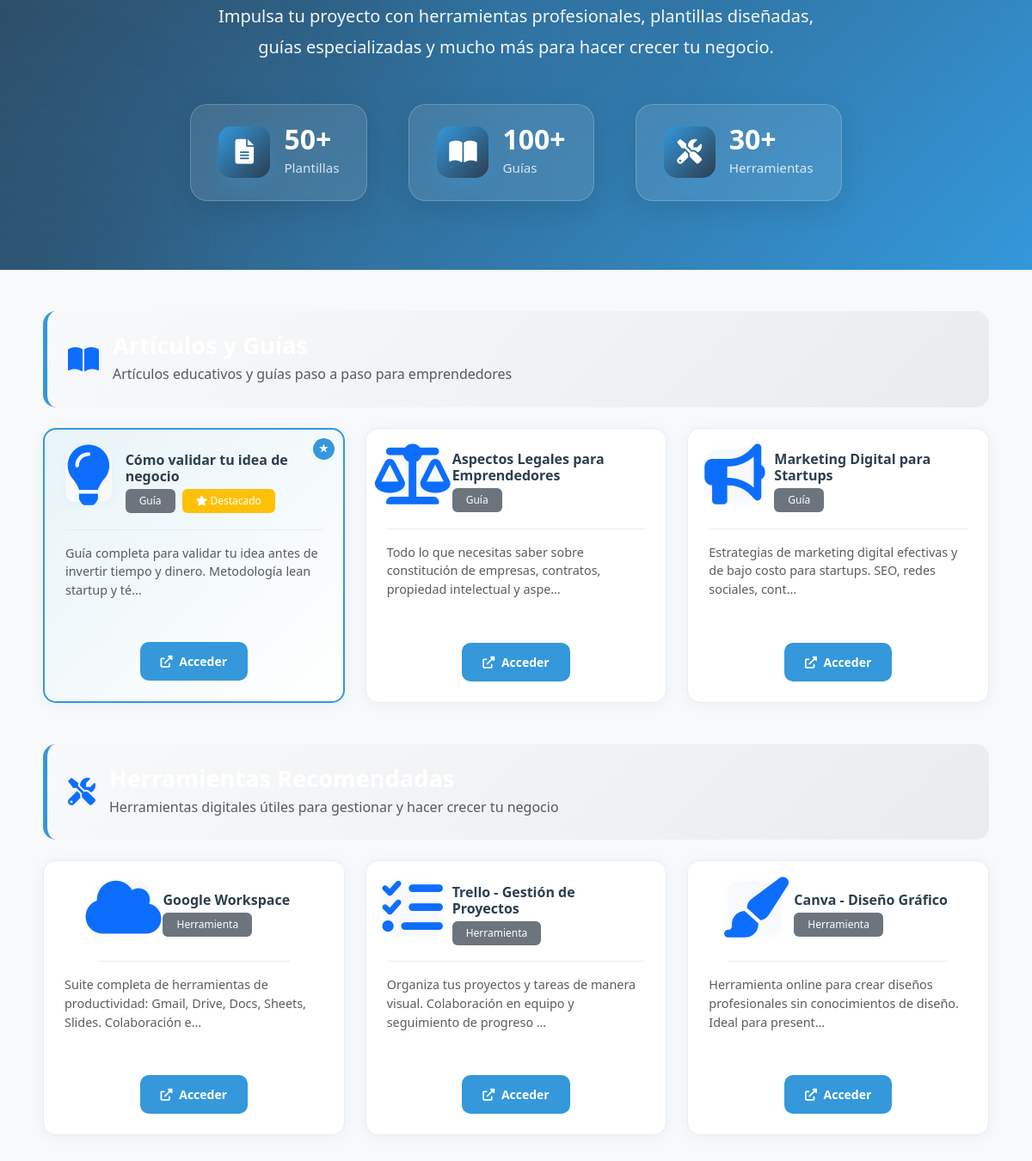
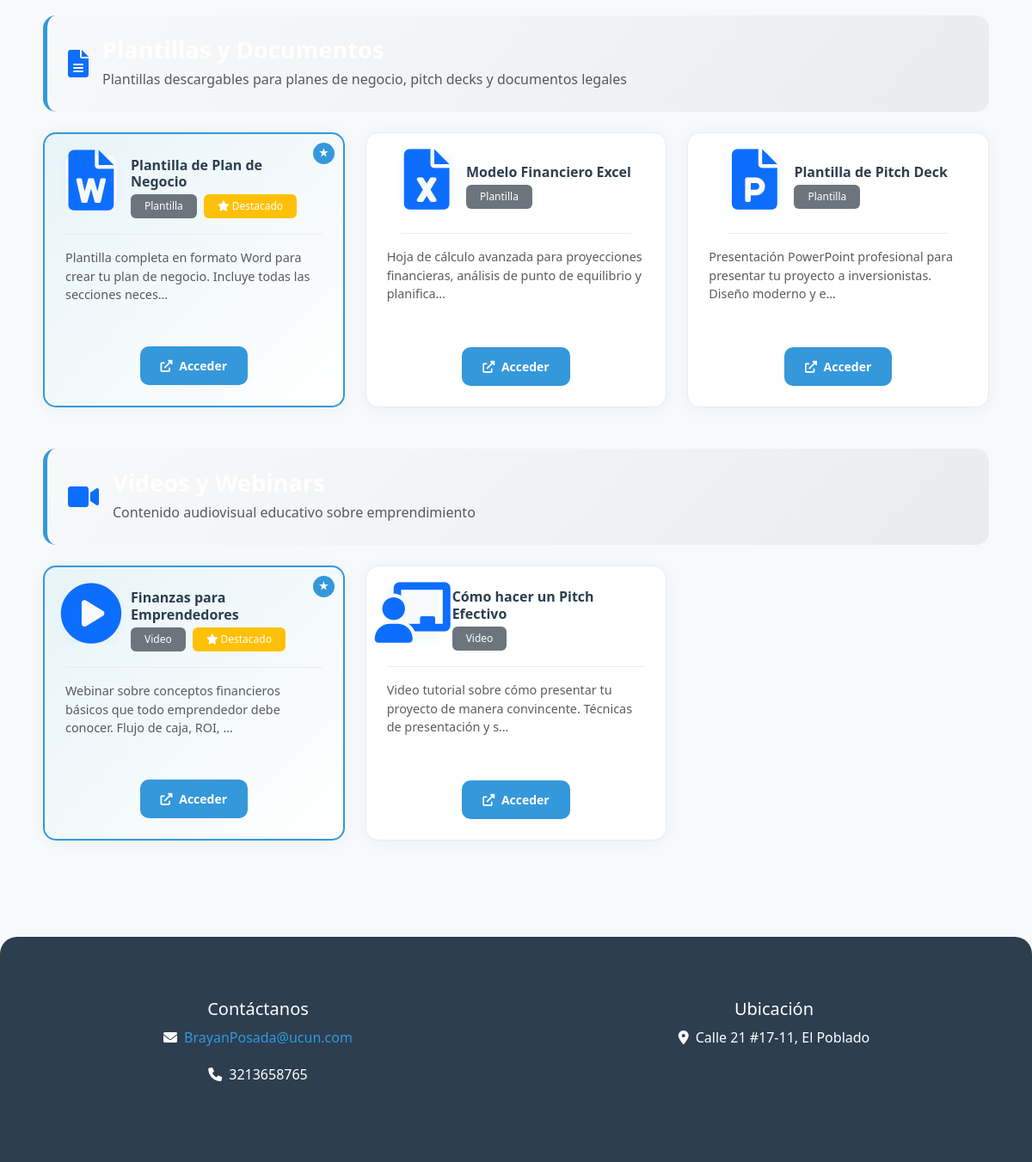
The app's page /resources/ (lower part), older data (2 pictures, top to bottom).
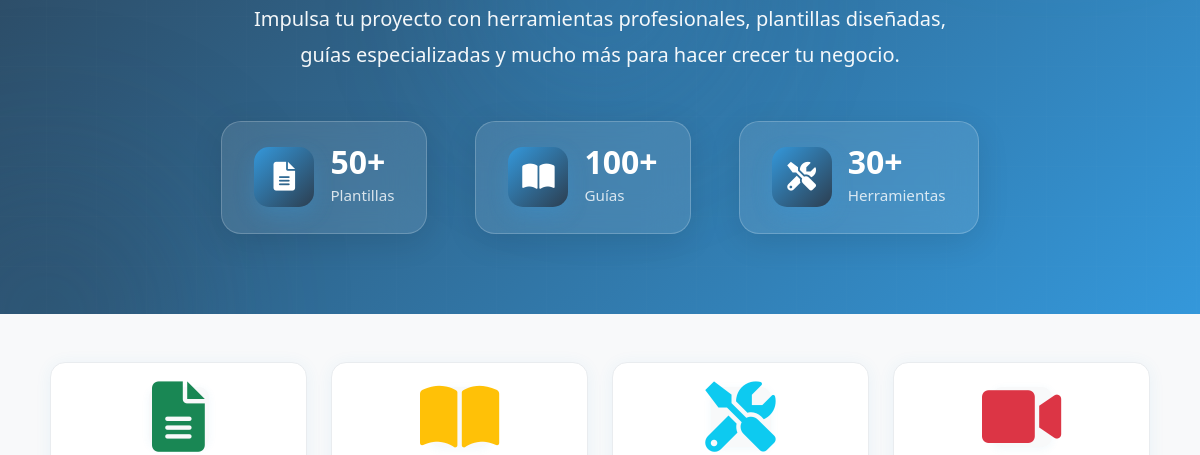
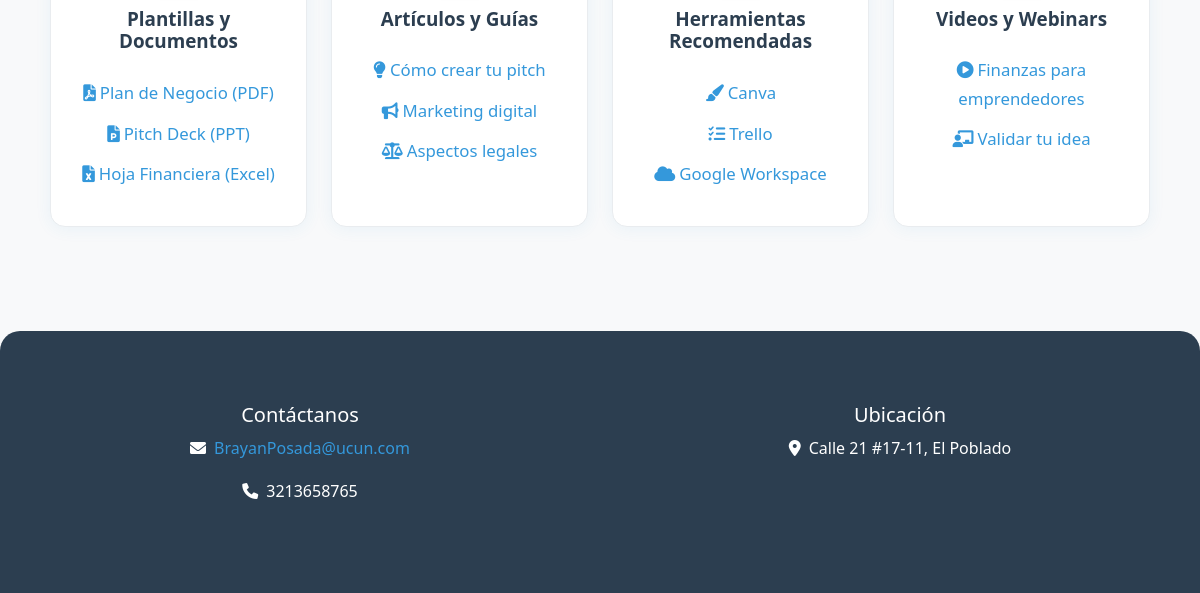
The same page, newer data (2 pictures, top to bottom).
### core/models.py (models this page shows, shortened)
class ResourceCategory(models.Model):
    name = models.CharField(max_length=100, unique=True)
    description = models.TextField(blank=True)
    icon = models.CharField(max_length=50, default='fas fa-folder')  # FontAwesome icon class
    created_at = models.DateTimeField(auto_now_add=True)
    updated_at = models.DateTimeField(auto_now=True)
    class Meta:
        verbose_name_plural = "Resource Categories"
        ordering = ['name']

class Resource(models.Model):
    RESOURCE_TYPES = (
        ('document', 'Documento'),
        ('link', 'Enlace'),
        ('video', 'Video'),
        ('tool', 'Herramienta'),
        ('template', 'Plantilla'),
        ('guide', 'Guía'),
    )
    title = models.CharField(max_length=200)
    description = models.TextField()
    resource_type = models.CharField(max_length=20, choices=RESOURCE_TYPES)
    category = models.ForeignKey(ResourceCategory, on_delete=models.CASCADE, related_name='resources')
    file = models.FileField(upload_to='resources/files/', blank=True, null=True)
    url = models.URLField(blank=True, null=True)
    icon = models.CharField(max_length=50, default='fas fa-file')  # FontAwesome icon class
    is_active = models.BooleanField(default=True)
    is_featured = models.BooleanField(default=False)  # Para destacar recursos importantes
    created_at = models.DateTimeField(auto_now_add=True)
    updated_at = models.DateTimeField(auto_now=True)
    created_by = models.ForeignKey(User, on_delete=models.CASCADE)
    class Meta:
        ordering = ['-is_featured', '-created_at']
    def get_resource_url(self):
        if self.file:
            return self.file.url
        return self.url or '#'

### core/views.py (the view)
# urls.py: path('resources/', resources, name='resources'),
def resources(request):
    categories = ResourceCategory.objects.all()
    resources_by_category = {}
    for category in categories:
        resources_by_category[category] = Resource.objects.filter(
            category=category,
            is_active=True
        ).order_by('-is_featured', '-created_at')[:10]  # Máximo 10 recursos por categoría
    return render(request, 'resources.html', {
        'categories': categories,
        'resources_by_category': resources_by_category
    })

### core/templates/resources.html (shortened to what the changed rows need)
{% extends 'base.html' %}
{% load static %}
{% block extra_css %}
<link rel="stylesheet" href="{% static 'css/resources_custom.css' %}?v=2">
{% endblock %}
{% block content %}
<div class="resources-container">
    {% if categories %}
        {% for category, resources in resources_by_category.items %}
            {% if resources %}
                <div class="row mb-5">
                    <div class="col-12">
                        <div class="category-header mb-4">
                            <div class="d-flex align-items-center">
                                <i class="{{ category.icon }} fa-2x text-primary me-3"></i>
                                <div>
                                    <h3 class="fw-bold mb-1">{{ category.name }}</h3>
                                    <p class="text-muted mb-0">{{ category.description }}</p>
                                </div>
                            </div>
                        </div>
                        <div class="row g-4">
                            {% for resource in resources %}
                                <div class="col-md-6 col-lg-4">
                                    <div class="resource-card h-100 p-4 {% if resource.is_featured %}featured-resource{% endif %}">
                                        <div class="resource-header mb-3">
                                            <div class="d-flex align-items-center">
                                                <div class="resource-icon me-3">
                                                    <i class="{{ resource.icon }} fa-2x text-primary"></i>
                                                </div>
                                                <div class="flex-grow-1">
                                                    <h6 class="fw-bold mb-1">{{ resource.title }}</h6>
                                                    <span class="badge bg-secondary">{{ resource.get_resource_type_display }}</span>
                                                    {% if resource.is_featured %}
                                                        <span class="badge bg-warning ms-1">
                                                            <i class="fas fa-star"></i> Destacado
                                                        </span>
                                                    {% endif %}
                                                </div>
                                            </div>
                                        </div>
                                        <p class="resource-description text-muted mb-3">
                                            {{ resource.description|truncatechars:100 }}
                                        </p>
                                        <div class="resource-actions">
                                            {% if resource.get_resource_url != '#' %}
                                                <a href="{{ resource.get_resource_url }}"
                                                   target="_blank"
                                                   class="btn btn-primary btn-sm w-100">
                                                    {% if resource.file %}
                                                        <i class="fas fa-download me-1"></i> Descargar
                                                    {% else %}
                                                        <i class="fas fa-external-link-alt me-1"></i> Acceder
                                                    {% endif %}
                                                </a>
                                            {% else %}
                                                <button class="btn btn-secondary btn-sm w-100" disabled>
                                                    <i class="fas fa-times me-1"></i> No disponible
                                                </button>
                                            {% endif %}
                                        </div>
                                    </div>
                                </div>
                            {% endfor %}
                        </div>
                    </div>
                </div>
            {% endif %}
        {% endfor %}
    {% else %}
        <div class="row g-4">
            <div class="col-md-6 col-lg-3">
                <div class="resource-card h-100 text-center p-4">
                    <div class="resource-icon mb-3"><i class="fas fa-file-alt fa-2x text-success"></i></div>
                    <h5 class="fw-bold mb-2">Plantillas y Documentos</h5>
                    <ul class="list-unstyled mb-0">
                        <li><a href="#"><i class="fas fa-file-pdf me-1"></i>Plan de Negocio (PDF)</a></li>
                        <li><a href="#"><i class="fas fa-file-powerpoint me-1"></i>Pitch Deck (PPT)</a></li>
                        <li><a href="#"><i class="fas fa-file-excel me-1"></i>Hoja Financiera (Excel)</a></li>
                    </ul>
                </div>
            </div>
            <div class="col-md-6 col-lg-3">
                <div class="resource-card h-100 text-center p-4">
                    <div class="resource-icon mb-3"><i class="fas fa-book-open fa-2x text-warning"></i></div>
                    <h5 class="fw-bold mb-2">Artículos y Guías</h5>
                    <ul class="list-unstyled mb-0">
                        <li><a href="#"><i class="fas fa-lightbulb me-1"></i>Cómo crear tu pitch</a></li>
                        <li><a href="#"><i class="fas fa-bullhorn me-1"></i>Marketing digital</a></li>
                        <li><a href="#"><i class="fas fa-balance-scale me-1"></i>Aspectos legales</a></li>
                    </ul>
                </div>
            </div>
            <div class="col-md-6 col-lg-3">
                <div class="resource-card h-100 text-center p-4">
                    <div class="resource-icon mb-3"><i class="fas fa-tools fa-2x text-info"></i></div>
                    <h5 class="fw-bold mb-2">Herramientas Recomendadas</h5>
                    <ul class="list-unstyled mb-0">
                        <li><a href="https://www.canva.com/" target="_blank"><i class="fas fa-paint-brush me-1"></i>Canva</a></li>
                        <li><a href="https://trello.com/" target="_blank"><i class="fas fa-tasks me-1"></i>Trello</a></li>
                        <li><a href="https://workspace.google.com/" target="_blank"><i class="fas fa-cloud me-1"></i>Google Workspace</a></li>
                    </ul>
                </div>
            </div>
            <div class="col-md-6 col-lg-3">
                <div class="resource-card h-100 text-center p-4">
                    <div class="resource-icon mb-3"><i class="fas fa-video fa-2x text-danger"></i></div>
                    <h5 class="fw-bold mb-2">Videos y Webinars</h5>
                    <ul class="list-unstyled mb-0">
                        <li><a href="#"><i class="fas fa-play-circle me-1"></i>Finanzas para emprendedores</a></li>
                        <li><a href="#"><i class="fas fa-chalkboard-teacher me-1"></i>Validar tu idea</a></li>
                    </ul>
                </div>
            </div>
        </div>
    {% endif %}
</div>
{% endblock %}

Row changes from the older to the newer data that the page shows:
removed ResourceCategory: description "Artículos educativos y guías paso a paso para emprendedores"
removed Resource: title "Cómo validar tu idea de negocio", resource_type "Guía", is_featured True (drawn), description "Guía completa para validar tu idea antes de invertir tiempo y dinero. Metodología lean startup y té…", file "Acceder", shown under "Artículos educativos y guías paso a paso para emprendedores"
removed Resource: title "Aspectos Legales para Emprendedores", resource_type "Guía", description "Todo lo que necesitas saber sobre constitución de empresas, contratos, propiedad intelectual y aspe…", file "Acceder", shown under "Artículos educativos y guías paso a paso para emprendedores"
removed Resource: title "Marketing Digital para Startups", resource_type "Guía", description "Estrategias de marketing digital efectivas y de bajo costo para startups. SEO, redes sociales, cont…", file "Acceder", shown under "Artículos educativos y guías paso a paso para emprendedores"
removed ResourceCategory: description "Herramientas digitales útiles para gestionar y hacer crecer tu negocio"
removed Resource: title "Google Workspace", resource_type "Herramienta", description "Suite completa de herramientas de productividad: Gmail, Drive, Docs, Sheets, Slides. Colaboración e…", file "Acceder", shown under "Herramientas digitales útiles para gestionar y hacer crecer tu negocio"
removed Resource: title "Trello - Gestión de Proyectos", resource_type "Herramienta", description "Organiza tus proyectos y tareas de manera visual. Colaboración en equipo y seguimiento de progreso …", file "Acceder", shown under "Herramientas digitales útiles para gestionar y hacer crecer tu negocio"
removed Resource: title "Canva - Diseño Gráfico", resource_type "Herramienta", description "Herramienta online para crear diseños profesionales sin conocimientos de diseño. Ideal para present…", file "Acceder", shown under "Herramientas digitales útiles para gestionar y hacer crecer tu negocio"
removed ResourceCategory: description "Plantillas descargables para planes de negocio, pitch decks y documentos legales"
removed Resource: title "Plantilla de Plan de Negocio", resource_type "Plantilla", is_featured True (drawn), description "Plantilla completa en formato Word para crear tu plan de negocio. Incluye todas las secciones neces…", file "Acceder", shown under "Plantillas descargables para planes de negocio, pitch decks y documentos legales"
removed Resource: title "Modelo Financiero Excel", resource_type "Plantilla", description "Hoja de cálculo avanzada para proyecciones financieras, análisis de punto de equilibrio y planifica…", file "Acceder", shown under "Plantillas descargables para planes de negocio, pitch decks y documentos legales"
removed Resource: title "Plantilla de Pitch Deck", resource_type "Plantilla", description "Presentación PowerPoint profesional para presentar tu proyecto a inversionistas. Diseño moderno y e…", file "Acceder", shown under "Plantillas descargables para planes de negocio, pitch decks y documentos legales"
removed ResourceCategory: description "Contenido audiovisual educativo sobre emprendimiento"
removed Resource: title "Finanzas para Emprendedores", resource_type "Video", is_featured True (drawn), description "Webinar sobre conceptos financieros básicos que todo emprendedor debe conocer. Flujo de caja, ROI, …", file "Acceder", shown under "Contenido audiovisual educativo sobre emprendimiento"
removed Resource: title "Cómo hacer un Pitch Efectivo", resource_type "Video", description "Video tutorial sobre cómo presentar tu proyecto de manera convincente. Técnicas de presentación y s…", file "Acceder", shown under "Contenido audiovisual educativo sobre emprendimiento"
Text that changed along with them:
text now shown: "Plantillas y Documentos Plan de Negocio (PDF) Pitch Deck (PPT) Hoja Financiera (Excel) Artículos y Guías Cómo crear tu pitch Marketing digital Aspectos legales Herramientas Recomendadas Canva Trello Google Workspace Videos y Webinars Finanzas para emprendedores Validar tu idea"
